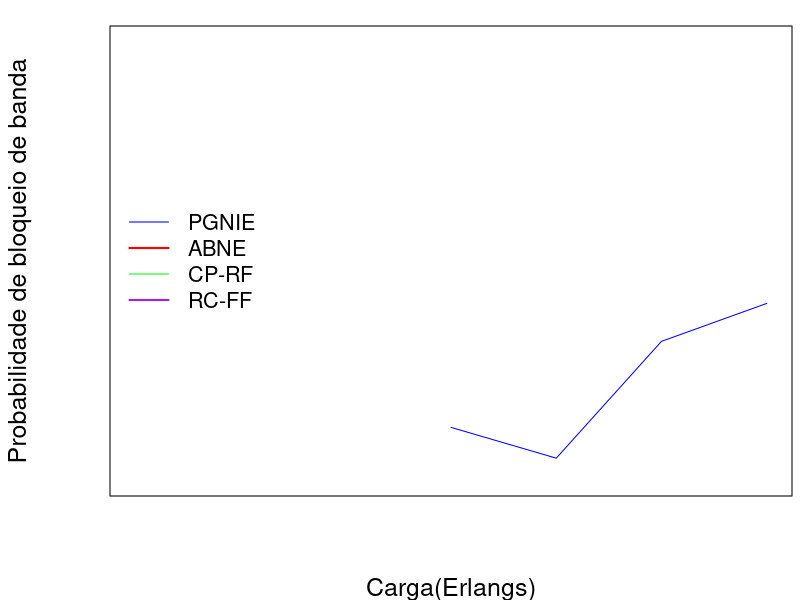

Source code (R): (Note: this script raises an error after producing the figure.)
###########################################################
#
#           ARQUIVOS E DIRETORIOS
#
###########################################################
setwd("~/Documentos")
data <- read.csv("PBB.csv")
cairo_pdf("PBB.pdf", 6, 6, bg="transparent")

###########################################################
#
#           PARÂMETROS
#
###########################################################
#quantidade de pontos de carga
qLoads <- 7
#Ponto de carga inicial
initialLoad <- 750
#Incremento de carga
increment <- 100
#Ponto mínimo e máximo do eixo y
yintervals <- c(10E-7, 0.1)
ylabel <- "Probabilidade de bloqueio de banda"
#ylabel <- "Probabilidade de bloqueio de circuito"
#ylabel <- "Eficiência Energética"
xlabel <- "Carga(Erlangs)"
#Tamanho da borda da reta do intervalo de confiança
intervalSize <- 0.07

###########################################################
#
#           CALCULOS
#
###########################################################
#valores dos pontos de carga
loads <- seq(initialLoad,initialLoad+increment*qLoads,increment)
#Encontra o valor mínimo do PGNIE
minpgnie <- 1
for(i in 1:qLoads) {
  if(data$PGNIE[i] < minpgnie && data$PGNIE[i] != 0)
    minpgnie <- data$PGNIE[i]
}

#Encontra o valor mínimo do ABNE
minabne <- 1
for(i in 1:qLoads) {
  if(data$ABNE[i] < minabne && data$ABNE[i] != 0)
    minabne <- data$ABNE[i]
}

#Margens do grafico
par(mar = c(5.2, 5.5, 1.3, 0.4))
plot(data$PGNIE,
     type="l",
     xaxt="n",
     yaxt="n",
     log="y",
     lty=1,
     ylim=yintervals,
     col="blue",
     cex.lab=1.5,
     xlab="",
     ylab="")

legend("left", legend=c("PGNIE", "ABNE", "CP-RF", "RC-FF"),
       lty=c(1,1,1,1), col=c("blue", "red", "green", "purple"), bty="n", lwd=1:2, cex=1.3)

#Rótulos dos eixos
title(ylab=ylabel, mgp=c(4,1,0),cex.lab=1.5)
title(xlab=xlabel, mgp=c(4.2,1,0),cex.lab=1.5)

#Intervalo de confiança PGNIE
for(i in 1:qLoads) {
  #Linha Vertical
  segments(
    i,
    pgnie$mean[i] + pgnie$error[i],
    i,
    pgnie$mean[i] - pgnie$error[i],
    col="black"
  )
  
  #Corrigir o erro para intervalos menores que o menor valor
  if(pgnie$mean[i] - pgnie$error[i] <= minpgnie) {
    segments(
      i,
      pgnie$mean[i] + pgnie$error[i],
      i,
      intervals[2],
      col="black"
    )
  }
  
  #Linha Horizontal Superior
  segments(
    i-intervalSize,
    pgnie$mean[i] + pgnie$error[i],
    i+intervalSize,
    pgnie$mean[i] + pgnie$error[i],
    col="black"
  )
  
  #Linha Horizontal Inferior
  segments(
    i-intervalSize,
    pgnie$mean[i] - pgnie$error[i],
    i+intervalSize,
    pgnie$mean[i] - pgnie$error[i],
    col="black"
  )
}

par(new=TRUE)
plot(data$ABNE,
     type="l",
     axes=FALSE,
     ann=FALSE,
     log="y",
     ylim=yintervals,
     col="red"
     )

#Intervalo de confiança ABNE
for(i in 1:qLoads) {
  #Linha Vertical
  segments(
    i,
    abne$mean[i] + abne$error[i],
    i,
    abne$mean[i] - abne$error[i],
    col="black"
  )
  
  #Corrigir o erro para intervalos menores que o menor valor
  if(abne$mean[i] - abne$error[i] <= minabne) {
    segments(
      i,
      abne$mean[i] + abne$error[i],
      i,
      intervals[2],
      col="black"
    )
  }
  
  #Linha Horizontal Superior
  segments(
    i-intervalSize,
    abne$mean[i] + abne$error[i],
    i+intervalSize,
    abne$mean[i] + abne$error[i],
    col="black"
  )
  
  #Linha Horizontal Inferior
  segments(
    i-intervalSize,
    abne$mean[i] - abne$error[i],
    i+intervalSize,
    abne$mean[i] - abne$error[i],
    col="black"
  )
}

par(new=TRUE)
plot(data$CPRF,
     type="l",
     axes=FALSE,
     ann=FALSE,
     log="y",
     ylim=yintervals,
     col="green"
)

#Intervalo de confiança CP-RF
for(i in 1:qLoads) {
  #Linha Vertical
  segments(
    i,
    cprf$mean[i] + cprf$error[i],
    i,
    cprf$mean[i] - cprf$error[i],
    col="black"
  )
  
  #Linha Horizontal Superior
  segments(
    i-intervalSize,
    cprf$mean[i] + cprf$error[i],
    i+intervalSize,
    cprf$mean[i] + cprf$error[i],
    col="black"
  )
  
  #Linha Horizontal Inferior
  segments(
    i-intervalSize,
    cprf$mean[i] - cprf$error[i],
    i+intervalSize,
    cprf$mean[i] - cprf$error[i],
    col="black"
  )
}

par(new=TRUE)
plot(data$RCFF,
     type="l",
     axes=FALSE,
     ann=FALSE,
     log="y",
     ylim=yintervals,
     col="purple"
)

#Intervalo de confiança RC-FF
for(i in 1:qLoads) {
  #Linha Vertical
  segments(
    i,
    rcff$mean[i] + rcff$error[i],
    i,
    rcff$mean[i] - rcff$error[i],
    col="black"
  )
  
  #Linha Horizontal Superior
  segments(
    i-intervalSize,
    rcff$mean[i] + rcff$error[i],
    i+intervalSize,
    rcff$mean[i] + rcff$error[i],
    col="black"
  )
  
  #Linha Horizontal Inferior
  segments(
    i-intervalSize,
    rcff$mean[i] - rcff$error[i],
    i+intervalSize,
    rcff$mean[i] - rcff$error[i],
    col="black"
  )
}

#Valores do eixo x
axis(side = 1,
     at = 1:qLoads, 
     label = loads,
     cex.axis=1.5,
     las=2)

#Valores do eixo x
axis(side = 2,
     at=c(1E-6, 1E-5, 1E-4, 1E-3, 1E-2, 1E-1, 1),
     labels=c("10⁻⁷", "10⁻⁶", "10⁻⁵","10⁻⁴","10⁻³", "10⁻²", "10⁻¹"),
     las=2,
     cex.axis=1.5)

dev.off()